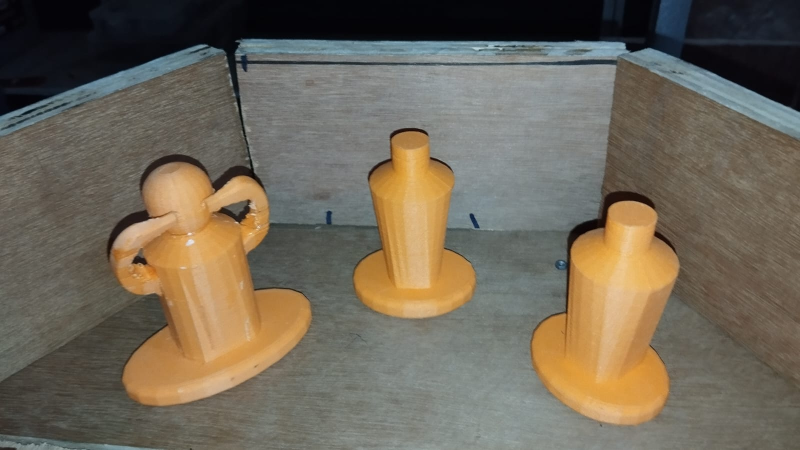
#> input picture g1.jpg, 1600 x 900 px, given in place of the camera (shown at 1/2 size)
$ python detectvideo.py
#> lines starting #> are read from the running program, lines starting #| are printed output that depends on the picture; after the words box and inside, x2 and y2 are one past the last pixel; in counts of white or black regions, pixels touching at a corner belong together
import cv2

min_blue = 97
min_green = 88
min_red = 76
max_blue = 219
max_green = 255
max_red = 255
min_area_threshold = 400  # Adjust this value as per your requirement

camera = cv2.VideoCapture(0)

if not camera.isOpened():
    camera.open(0)

k = 0

while True:
    # reading single frame of the video
    ret, frame = camera.read()
#> frame is the input picture: shape (900, 1600, 3); mean B, G, R 88.8, 104, 112.8
    # if no more frame is found we break out of the loop
    if not ret:
        break

    # converting image into HSV color space as opencv reads image in BGR color model by default
    hsv_frame = cv2.cvtColor(frame, cv2.COLOR_BGR2HSV)
#> hsv_frame: shape (900, 1600, 3); mean H, S, V 50.1, 66.6, 117
    # getting the mask image from the HSV image using threshold values
    mask = cv2.inRange(hsv_frame, (min_blue, min_green, min_red), (max_blue, max_green, max_red))
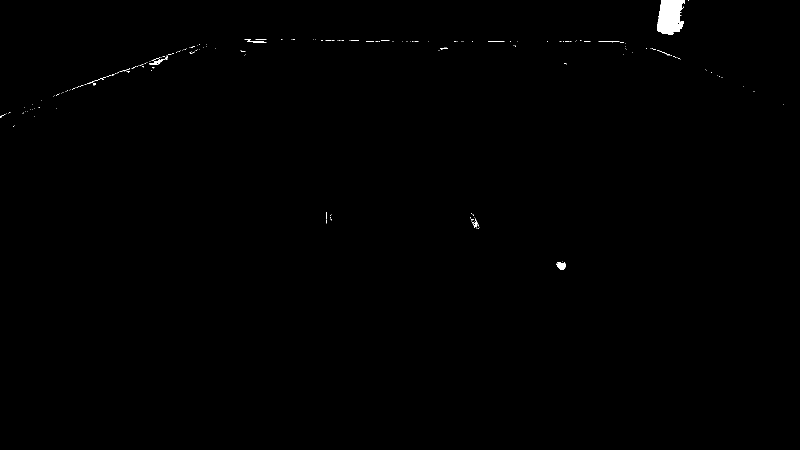
#> mask: shape (900, 1600) (shown at 1/2 size); 0.3% white; 197 white regions (183 under 20 px)
    # extracting the contours of the object
    contours, _ = cv2.findContours(mask, cv2.RETR_TREE, cv2.CHAIN_APPROX_NONE)
#> contours = 204 contours, 199 with area under 20; largest, box (x1, y1, x2, y2) and area: (1314, 0, 1370, 69) 2859, (1113, 524, 1132, 539) 174, (299, 118, 330, 130) 116, (489, 78, 533, 85) 54, (944, 437, 958, 456) 27
    # sorting the contour based of area
    contours = sorted(contours, key=cv2.contourArea, reverse=True)
    print(k, contours)
#> (printed output is left out)
    k+=1

    for contour in contours:
        # calculating area for each contour
        area = cv2.contourArea(contour)
        if area > min_area_threshold:
            # getting bounding box for contour if area exceeds threshold
            x_min, y_min, box_width, box_height = cv2.boundingRect(contour)
            # drawing a rectangle around the object with 15 as margin
            cv2.rectangle(frame, (x_min - 15, y_min - 15),
                          (x_min + box_width + 15, y_min + box_height + 15),
                          (0, 255, 0), 4)
#> this loop made 204 passes
#> (area, x_min, y_min, box_width, box_height) on pass 1: (2859, 1314, 0, 56, 69)
#> area on passes 2 to 5: 174, 115.5, 54.5, 27
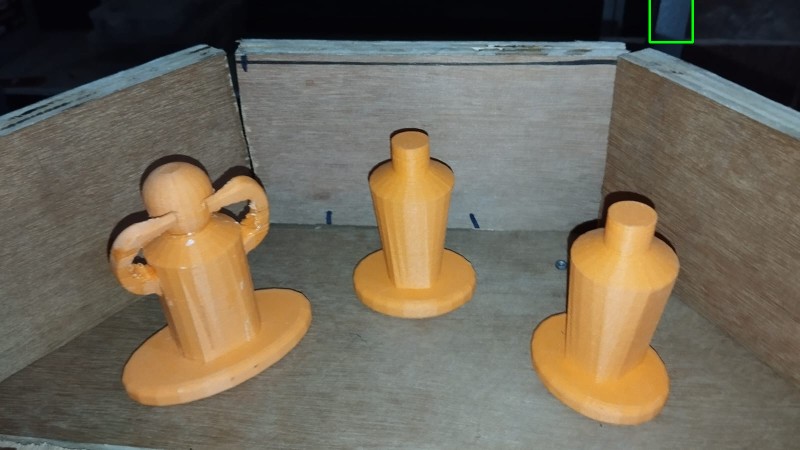
#> frame: shape (900, 1600, 3) (shown at 1/2 size); 0.09% of pixels changed, all inside (x1, y1, x2, y2) = (1297, 0, 1388, 87)

    # showing each frame of the video
    cv2.imshow('frame', frame)
    cv2.imshow('Mask Image', mask)
    key = cv2.waitKey(1)
#> (key q is pressed here)
    # waiting for q key to be pressed and then breaking
    if key == ord('q'):
        break

camera.release()
cv2.destroyAllWindows()

$ run again, on g2.jpg
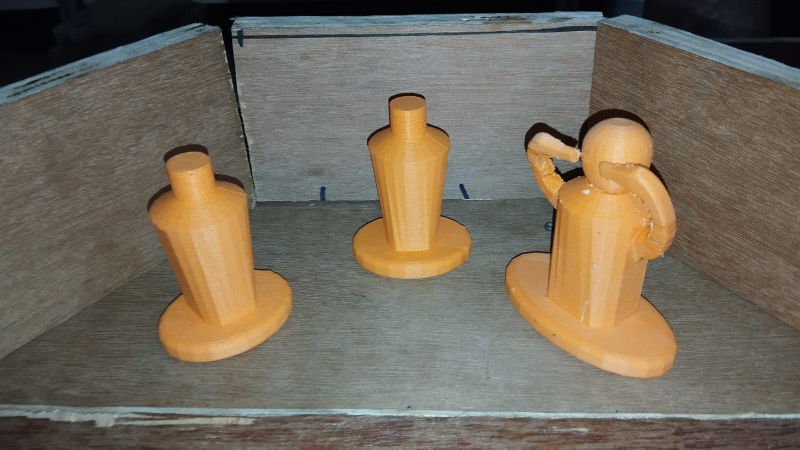
#> input picture g2.jpg, 1600 x 900 px, given in place of the camera (shown at 1/2 size)
#> frame is the input picture: shape (900, 1600, 3); mean B, G, R 91.2, 106.6, 116.4
#> hsv_frame: shape (900, 1600, 3); mean H, S, V 42.6, 61.2, 119.7
#> `mask = cv2.inRange(hsv_frame, (min_blue, min_green, min_red), (max_blu..`:
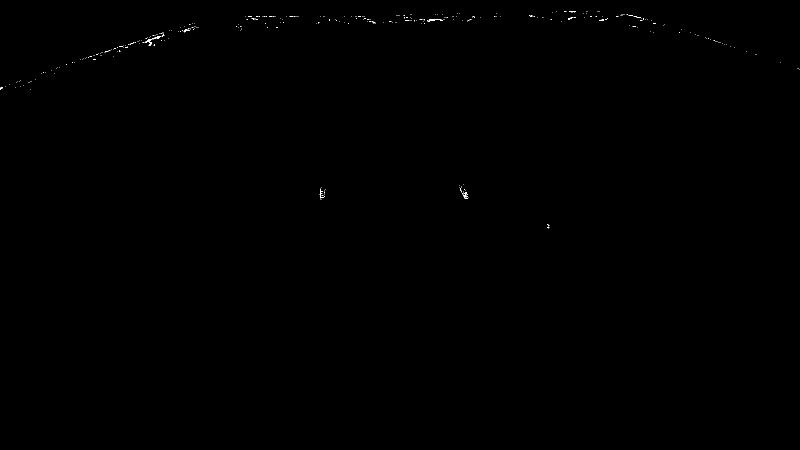
#> mask: shape (900, 1600) (shown at 1/2 size); 0.07% white in thin lines or dots, all inside (x1, y1, x2, y2) = (0, 23, 1600, 457)
#> contours = 320 contours, 318 with area under 20; largest, box (x1, y1, x2, y2) and area: (289, 72, 321, 87) 68, (855, 38, 886, 43) 29
#> (printed output is left out)
#> the loop `for contour in contours:` made 320 passes
#> area on passes 1 to 2: 68, 29

$ run again, on g3.jpg
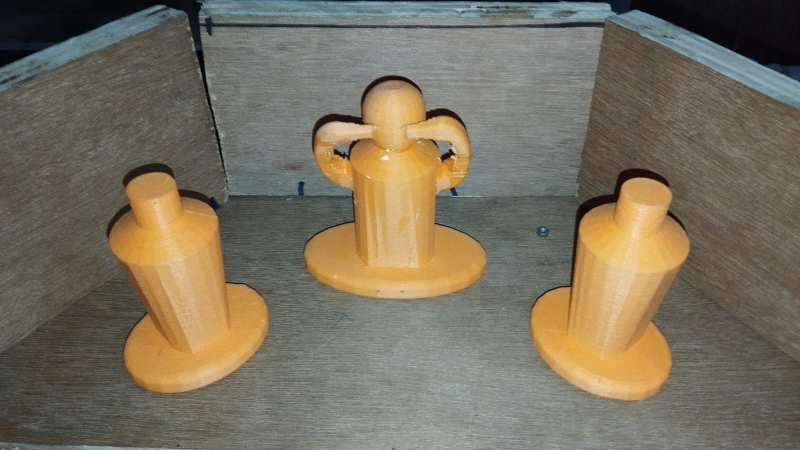
#> input picture g3.jpg, 1600 x 900 px, given in place of the camera (shown at 1/2 size)
#> frame is the input picture: shape (900, 1600, 3); mean B, G, R 94.9, 113.3, 121.5
#> hsv_frame: shape (900, 1600, 3); mean H, S, V 41.6, 58.2, 125.3
#> `mask = cv2.inRange(hsv_frame, (min_blue, min_green, min_red), (max_blu..`:
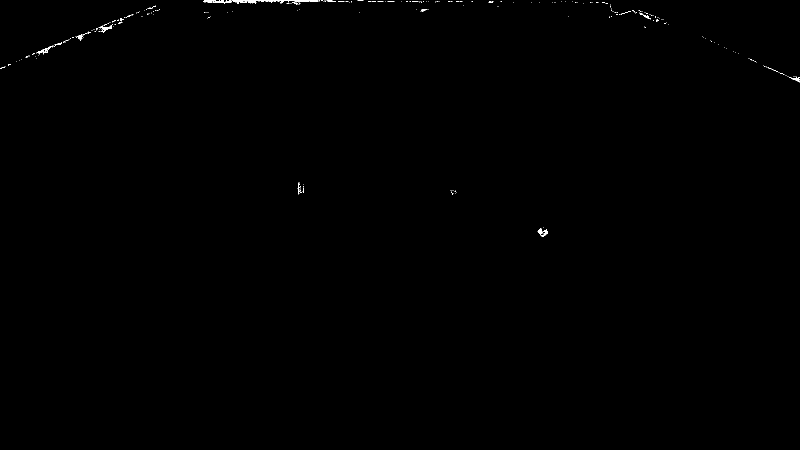
#> mask: shape (900, 1600) (shown at 1/2 size); 0.17% white in thin lines or dots, all inside (x1, y1, x2, y2) = (0, 0, 1600, 474)
#> contours = 264 contours, 255 with area under 20; largest, box (x1, y1, x2, y2) and area: (406, 0, 636, 9) 540, (72, 90, 107, 109) 114, (1075, 456, 1096, 474) 109, (201, 50, 224, 65) 90, (1578, 154, 1600, 165) 56
#> (printed output is left out)
#> the loop `for contour in contours:` made 264 passes
#> (area, x_min, y_min, box_width, box_height) on pass 1: (539.5, 406, 0, 230, 9)
#> after the loop `for contour in contours:`:
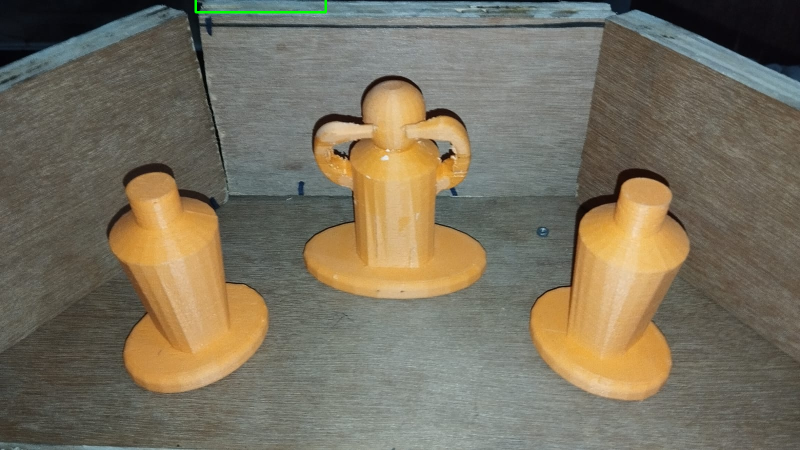
#> frame: shape (900, 1600, 3) (shown at 1/2 size); 0.11% of pixels changed, all inside (x1, y1, x2, y2) = (389, 0, 654, 27)
